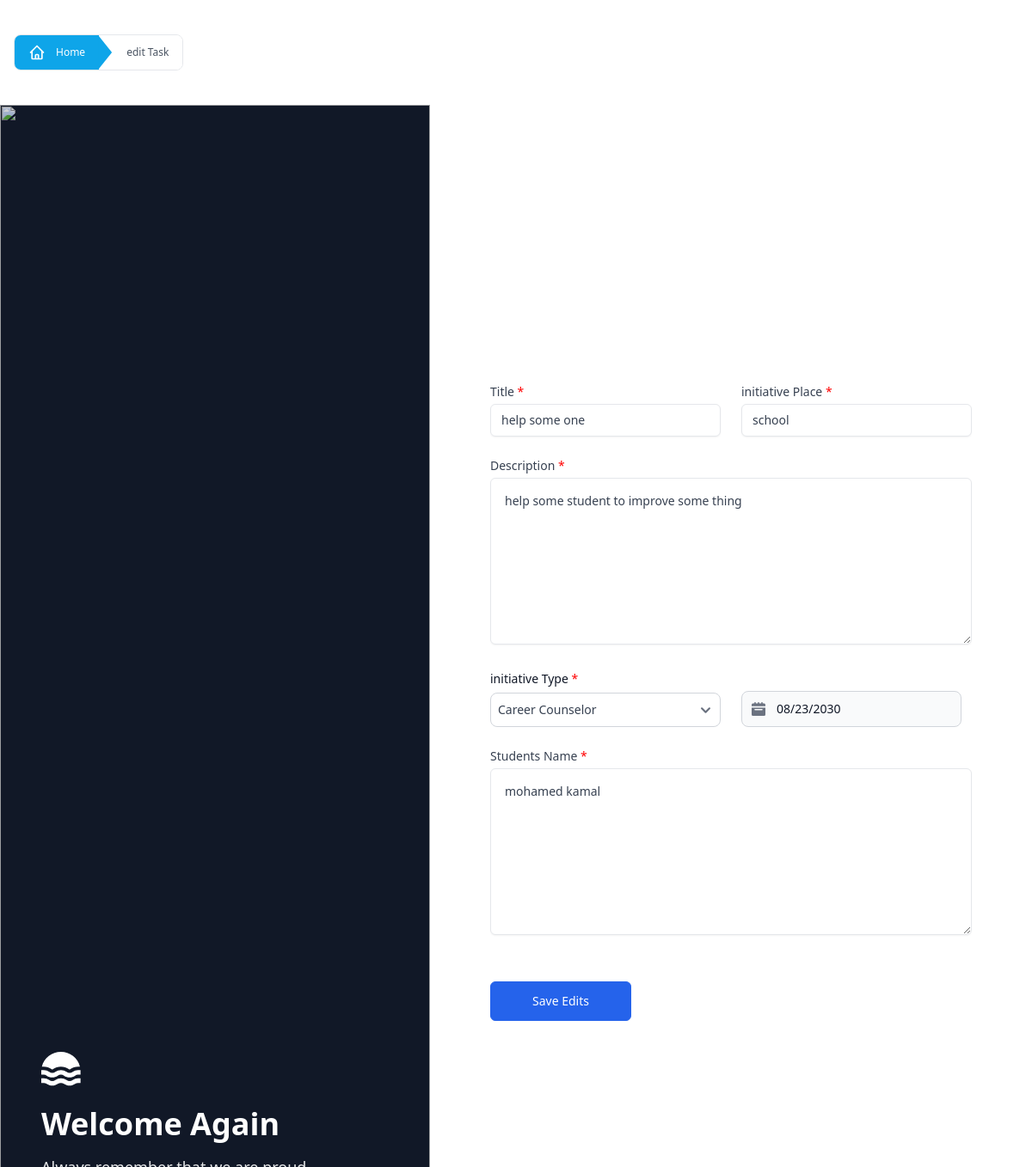
Page /edit_task/1 (signed in) on the committed database.
### taskApp/models.py (models this page shows)
class Task(models.Model):
    user = models.ForeignKey(UserProfile, on_delete=models.CASCADE)
    initiativeType = models.CharField(max_length=2)
    title = models.CharField(max_length=100)
    description = models.TextField(max_length=2000)
    initiativePlace = models.CharField(max_length=50)
    dateOfTask = models.DateField(default=None)
    publishedDate = models.DateTimeField(auto_now_add=True)
    studentsName = models.TextField()

### taskApp/views.py (the view, shortened to what this page needs)
# urls.py: path('edit_task/<int:taskId>',editTask,name='editTask'),
@login_required
def editTask(request,taskId):
    task = Task.objects.get(id=taskId)
    if not request.user.is_superuser:
        user = UserProfile.objects.get(id = request.user.id)
    else:
        user = None
    return  render(request , 'editTask.html', {'updated':'','task':task})

### templates/editTask.html (shortened to what this page needs)
<!DOCTYPE html>
{% load static %}
<html lang="en">
    <head>
        <link rel="stylesheet" href="{%static 'Styles/AddTask.css'%}">
        <link rel="stylesheet" href="https://cdnjs.cloudflare.com/ajax/libs/font-awesome/6.7.1/css/all.min.css" />
        <link href="https://cdn.jsdelivr.net/npm/flowbite@2.5.2/dist/flowbite.min.css" rel="stylesheet" />
        <script src="https://cdn.tailwindcss.com"></script>
</head>
    <body>
        <nav aria-label="Breadcrumb" class="flex  hidden sm:my-10 sm:ml-4 sm:block">
                  <ol class="flex w-max h-max overflow-hidden rounded-lg border border-gray-200 text-gray-600">
                    <li class="flex items-center">
                      <a
                        href="{% url 'student_home' %}"
                        class="flex h-10 items-center gap-1.5 bg-[#0EA5E9] px-4 transition hover:text-gray-900"
                      >
                        <span class="ms-1.5 text-xs text-white font-medium"> Home </span>
                      </a>
                    </li>
                    <li class="relative flex items-center">
                      <span
                        class="absolute inset-y-0 -start-px h-10 w-4 bg-[#0EA5E9] [clip-path:_polygon(0_0,_0%_100%,_100%_50%)] rtl:rotate-180"
                      >
                      </span>
                      <a
                        href=""
                        class="flex h-10 items-center bg-white pe-4 ps-8 text-xs font-medium transition hover:text-gray-900"
                      >
                        edit Task
                      </a>
                    </li>
                  </ol>
                </nav>
        <section class="bg-white mb-20 md:mb-0">
          <div class="lg:grid lg:min-h-screen lg:grid-cols-12">
            <section class="relative flex h-32 items-end bg-gray-900 lg:col-span-5 lg:h-full xl:col-span-6">
              <img
                alt=""
                src="https://images.unsplash.com/photo-1617195737496-bc30194e3a19?ixlib=rb-1.2.1&ixid=MnwxMjA3fDB8MHxwaG90by1wYWdlfHx8fGVufDB8fHx8&auto=format&fit=crop&w=870&q=80"
                class="absolute inset-0 h-full w-full object-cover opacity-80"
              />
              <div class="hidden lg:relative lg:block lg:p-12">
                <a class="block text-white" href="#">
                </a>
                <h2 class="mt-6 text-2xl font-bold text-white sm:text-3xl md:text-4xl">
                  Welcome Again
                </h2>
                <p class="mt-4 text-lg w-[80%] leading-relaxed text-white/90">
                </p>
              </div>
            </section>
            <main
              class="flex items-center justify-center px-8 py-8 sm:px-12 lg:col-span-7 lg:px-16 lg:py-12 xl:col-span-6"
            >
              <div class="max-w-xl lg:max-w-3xl">
                <form  method="post" enctype="multipart/form-data" class="mt-8 w-[18rem] sm:w-[35rem] overflow-hidden grid grid-cols-6 gap-6 overflow-y-auto">
                 <div class="col-span-6 sm:col-span-3">
                    <label for="FirstName" class="block text-sm font-medium text-gray-700">
                      Title
                    </label>
                    <input
                            required
                      value="{{ task.title }}"
                      type="text"
                      id="FirstName"
                      name="title"
                      class="mt-1 w-full rounded-md border-gray-200 bg-white text-sm text-gray-700 shadow-sm"
                    />
                  </div>
                  <div class="col-span-6 sm:col-span-3">
                    <label for="LastName" class="block text-sm font-medium text-gray-700">
                      initiative Place
                    </label>
                    <input
                            required
                      value="{{ task.initiativePlace }}"
                      type="text"
                      id="LastName"
                      name="initiativePlace"
                      class="mt-1 w-full rounded-md border-gray-200 bg-white text-sm text-gray-700 shadow-sm"
                    />
                  </div>
                  <div class="col-span-6">
                    <label for="description" class="block text-sm font-medium text-gray-700"> Description </label>
                    <textarea required  name="description" id="description" rows="8" class="mt-1 w-full rounded-md border-gray-200 bg-white text-sm text-gray-700 shadow-sm p-4">{{ task.description }}</textarea>
                  </div>
                  <div class="col-span-6 sm:col-span-3">
                    <div>
                          <label for="initiativeType" class="block text-sm font-medium text-gray-900"> initiative Type </label>
                          <select
                                  required
                            name="initiativeType"
                            id="initiativeType"
                            class="mt-1.5 w-full rounded-lg h-10 p-2 border-gray-300 text-gray-700 sm:text-sm"
                          >
                            <option {% if task.initiativeType == "PS" %}selected{% endif %} value="PS">Career Counselor</option>
                          </select>
                        </div>
                  </div>
                  <div class="relative w-[16rem] max-w-sm mt-6">
                      <div class="absolute inset-y-0 start-0 flex items-center ps-3 pointer-events-none">
                      </div>
                      <input value="{{ task.dateOfTask }}" required name="dateOfTask" id="datepicker-actions" datepicker datepicker-buttons datepicker-autoselect-today type="text" class="bg-gray-50 border border-gray-300 text-gray-900 text-sm rounded-lg focus:ring-blue-500 focus:border-blue-500 block w-full ps-10 p-2.5  dark:bg-gray-700 dark:border-gray-600 dark:placeholder-gray-400 dark:text-white dark:focus:ring-blue-500 dark:focus:border-blue-500" placeholder="Date Of Task">
                  </div>
                  <div class="col-span-6">
                    <label for="studentsName" class="block text-sm font-medium text-gray-700"> Students Name </label>
                    <textarea required name="studentsName" id="studentsName" rows="8" class="mt-1 w-full rounded-md border-gray-200 bg-white text-sm text-gray-700 shadow-sm p-4" placeholder="Please write the names of the students who will benefit from the service after their approval separated by a new line If the students do not agree, please write something like (students of the semester, students of the second attempt, etc.)">{{ task.studentsName }}</textarea>
                  </div>
                  <div class="col-span-6 mt-6 sm:flex sm:items-center sm:gap-4">
                    <button
                      type="submit"
                      class="inline-block shrink-0 rounded-md border border-blue-600 bg-blue-600 px-12 py-3 text-sm font-medium text-white transition hover:bg-transparent hover:text-blue-600 focus:outline-none focus:ring active:text-blue-500"
                    >
                      Save Edits
                    </button>
                  </div>
                </form>
              </div>
            </main>
          </div>
        </section>
    </body>
</html>

### static/Styles/AddTask.css (style rules this page uses)
label:after { content: "*"; color: red; }

### rows in the picture
Task: title "help some one", initiativePlace "school", description "help some student to improve some thing", initiativeType "Career Counselor", dateOfTask "08/23/2030", studentsName "mohamed kamal"
